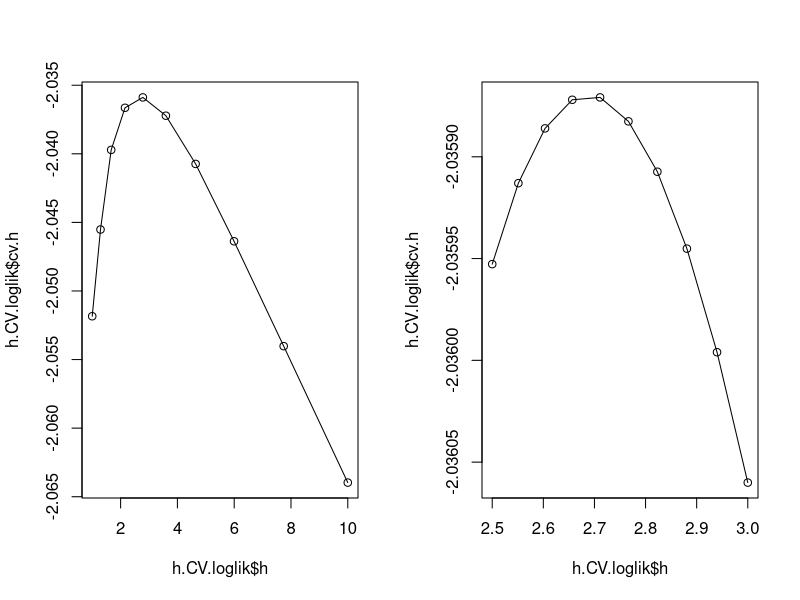
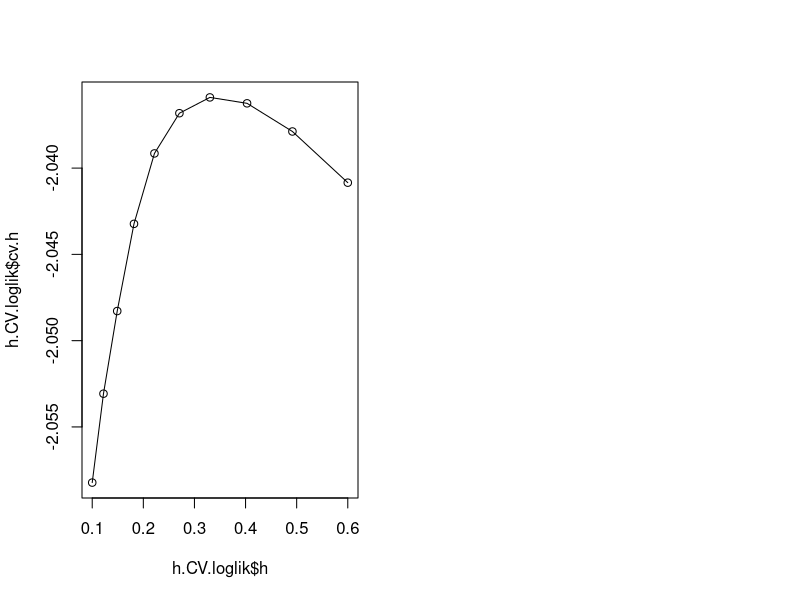

Source code (R) for these figures, in order:
## ---- chunk 1
setwd("~/uni_folder/AMA/AMA_LAB4/lab 5 delivery")
## ---- chunk 2
# Here we changed the name to poisson
h.cv.sm.poisson <- function(x,y,rg.h=NULL,l.h=10,method=loglik.CV){
   cv.h <- numeric(l.h)
   if (is.null(rg.h)){
      hh <- c(h.select(x,y,method="cv"),
              h.select(x,y,method="aicc"))#,hcv(x,y))
      rg.h <- range(hh)*c(1/1.1, 1.5)
   }
   i <- 0
   gr.h <- exp( seq(log(rg.h[1]), log(rg.h[2]), l=l.h))
   for (h in gr.h){
      i <- i+1
      cv.h[i] <- method(x,y,h)
   }
   return(list(h = gr.h, 
               cv.h = cv.h, 
               h.cv = gr.h[which.max(cv.h)])) # Here we changed the min to max
}

loglik.CV <- function(x, y, h) {
  n <- length(y)
  mean(sapply(1:n, function(i) {
    # Estimate lambda for the i-th observation
    lambda_i <- sm.poisson(x = x[-i], y = y[-i], h = h, eval.points = x[i], display = "none")$estimate
    # Compute log-likelihood for the i-th observation
    log(dpois(y[i], lambda = lambda_i)) # Use the dpois function to get the probabilites
  }))
}
## ---- chunk 3
# Load data and libraries
countries<-read.csv2(file="HDI.2017.subset.csv",row.names = 1)
attach(countries)
library(sm)

# Round the float value so we can use Poisson modelling
countries$le.fm.r <-  round(countries$le.fm)
x <- countries$Life.expec
y <- countries$le.fm.r
## ---- chunk 4
h_min <- 1; h_max <- 10
par(mfrow=c(1,2))
h.CV.loglik <- h.cv.sm.poisson(x,y,rg.h=c(h_min,h_max),method=loglik.CV)
plot(h.CV.loglik$h,h.CV.loglik$cv.h)
lines(h.CV.loglik$h,h.CV.loglik$cv.h)

h_min <- 2.5; h_max <- 3.0
h.CV.loglik <- h.cv.sm.poisson(x,y,rg.h=c(h_min,h_max),method=loglik.CV)
plot(h.CV.loglik$h,h.CV.loglik$cv.h)
lines(h.CV.loglik$h,h.CV.loglik$cv.h)
h.CV.loglik$h.cv
## ---- chunk 5
x_scaled <- scale(x)
h_min <- 0.1; h_max <- 0.6
h.CV.loglik <- h.cv.sm.poisson(x_scaled,y,rg.h=c(h_min,h_max),method=loglik.CV)
plot(h.CV.loglik$h,h.CV.loglik$cv.h)
lines(h.CV.loglik$h,h.CV.loglik$cv.h)
h.CV.loglik$h.cv
